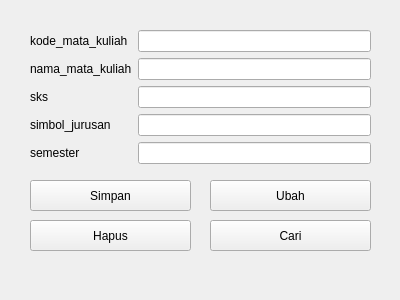
<?xml version="1.0" encoding="UTF-8"?>
<ui version="4.0">
 <class>Form</class>
 <widget class="QWidget" name="Form">
  <property name="geometry">
   <rect>
    <x>0</x>
    <y>0</y>
    <width>400</width>
    <height>300</height>
   </rect>
  </property>
  <property name="windowTitle">
   <string>Form</string>
  </property>
  <widget class="QWidget" name="formLayoutWidget">
   <property name="geometry">
    <rect>
     <x>30</x>
     <y>30</y>
     <width>341</width>
     <height>136</height>
    </rect>
   </property>
   <layout class="QFormLayout" name="formLayout">
    <item row="0" column="0">
     <widget class="QLabel" name="kode_mata_kuliahLabel">
      <property name="text">
       <string>kode_mata_kuliah </string>
      </property>
     </widget>
    </item>
    <item row="0" column="1">
     <widget class="QLineEdit" name="kode_mata_kuliahLineEdit"/>
    </item>
    <item row="1" column="0">
     <widget class="QLabel" name="nama_mata_kuliahLabel">
      <property name="text">
       <string>nama_mata_kuliah</string>
      </property>
     </widget>
    </item>
    <item row="1" column="1">
     <widget class="QLineEdit" name="nama_mata_kuliahLineEdit"/>
    </item>
    <item row="2" column="0">
     <widget class="QLabel" name="sksLabel">
      <property name="text">
       <string>sks</string>
      </property>
     </widget>
    </item>
    <item row="2" column="1">
     <widget class="QLineEdit" name="sksLineEdit"/>
    </item>
    <item row="3" column="0">
     <widget class="QLabel" name="simbol_jurusanLabel">
      <property name="text">
       <string>simbol_jurusan</string>
      </property>
     </widget>
    </item>
    <item row="3" column="1">
     <widget class="QLineEdit" name="simbol_jurusanLineEdit"/>
    </item>
    <item row="4" column="0">
     <widget class="QLabel" name="semesterLabel">
      <property name="text">
       <string>semester</string>
      </property>
     </widget>
    </item>
    <item row="4" column="1">
     <widget class="QLineEdit" name="semesterLineEdit"/>
    </item>
   </layout>
  </widget>
  <widget class="QPushButton" name="btnHapus">
   <property name="geometry">
    <rect>
     <x>30</x>
     <y>220</y>
     <width>161</width>
     <height>31</height>
    </rect>
   </property>
   <property name="text">
    <string>Hapus</string>
   </property>
  </widget>
  <widget class="QPushButton" name="btnSimpan">
   <property name="geometry">
    <rect>
     <x>30</x>
     <y>180</y>
     <width>161</width>
     <height>31</height>
    </rect>
   </property>
   <property name="text">
    <string>Simpan</string>
   </property>
  </widget>
  <widget class="QPushButton" name="btnCari">
   <property name="geometry">
    <rect>
     <x>210</x>
     <y>220</y>
     <width>161</width>
     <height>31</height>
    </rect>
   </property>
   <property name="text">
    <string>Cari</string>
   </property>
  </widget>
  <widget class="QPushButton" name="btnUbah">
   <property name="geometry">
    <rect>
     <x>210</x>
     <y>180</y>
     <width>161</width>
     <height>31</height>
    </rect>
   </property>
   <property name="text">
    <string>Ubah</string>
   </property>
  </widget>
 </widget>
 <resources/>
 <connections/>
</ui>
